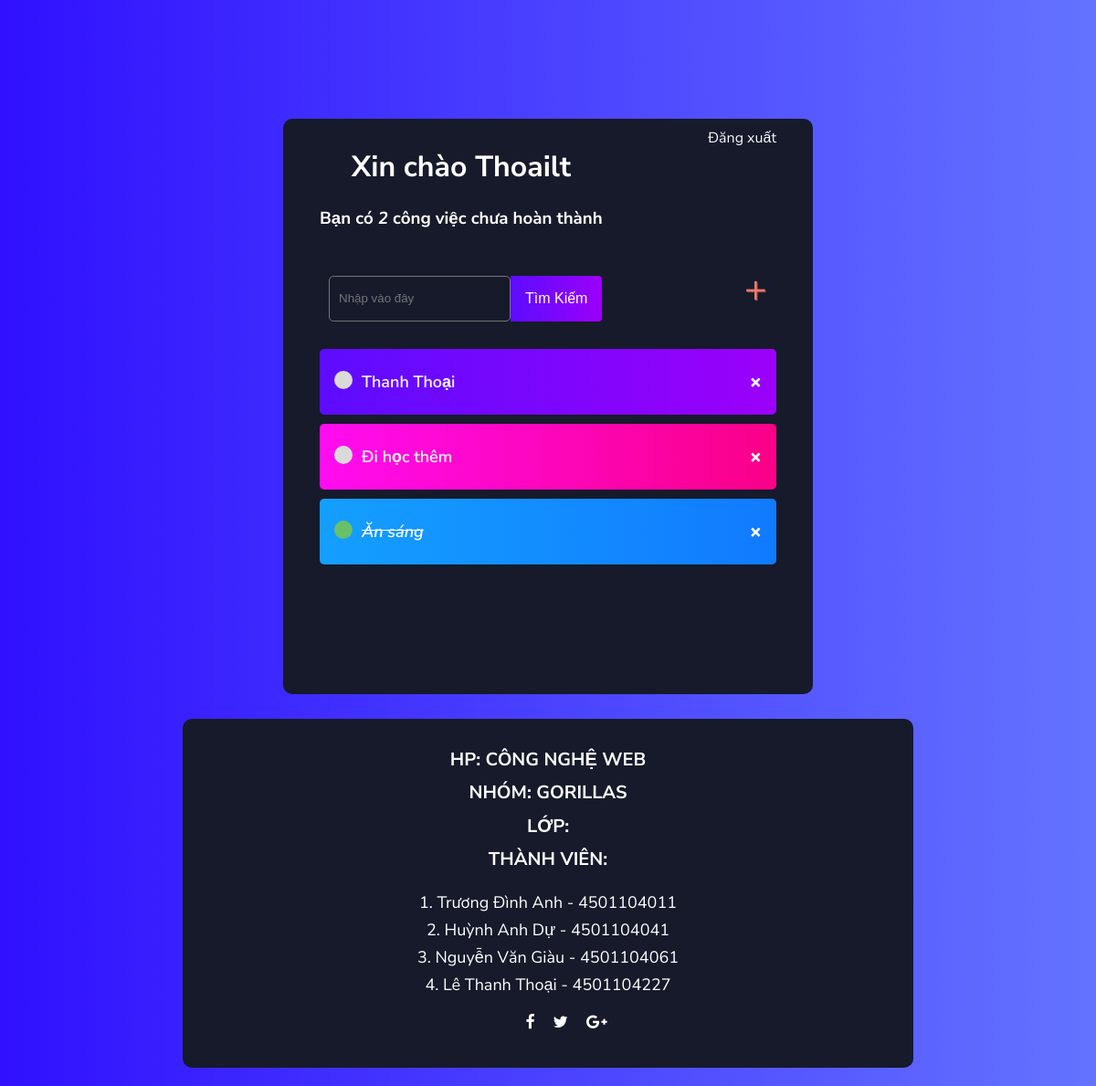
The app's page / (signed in), older data.
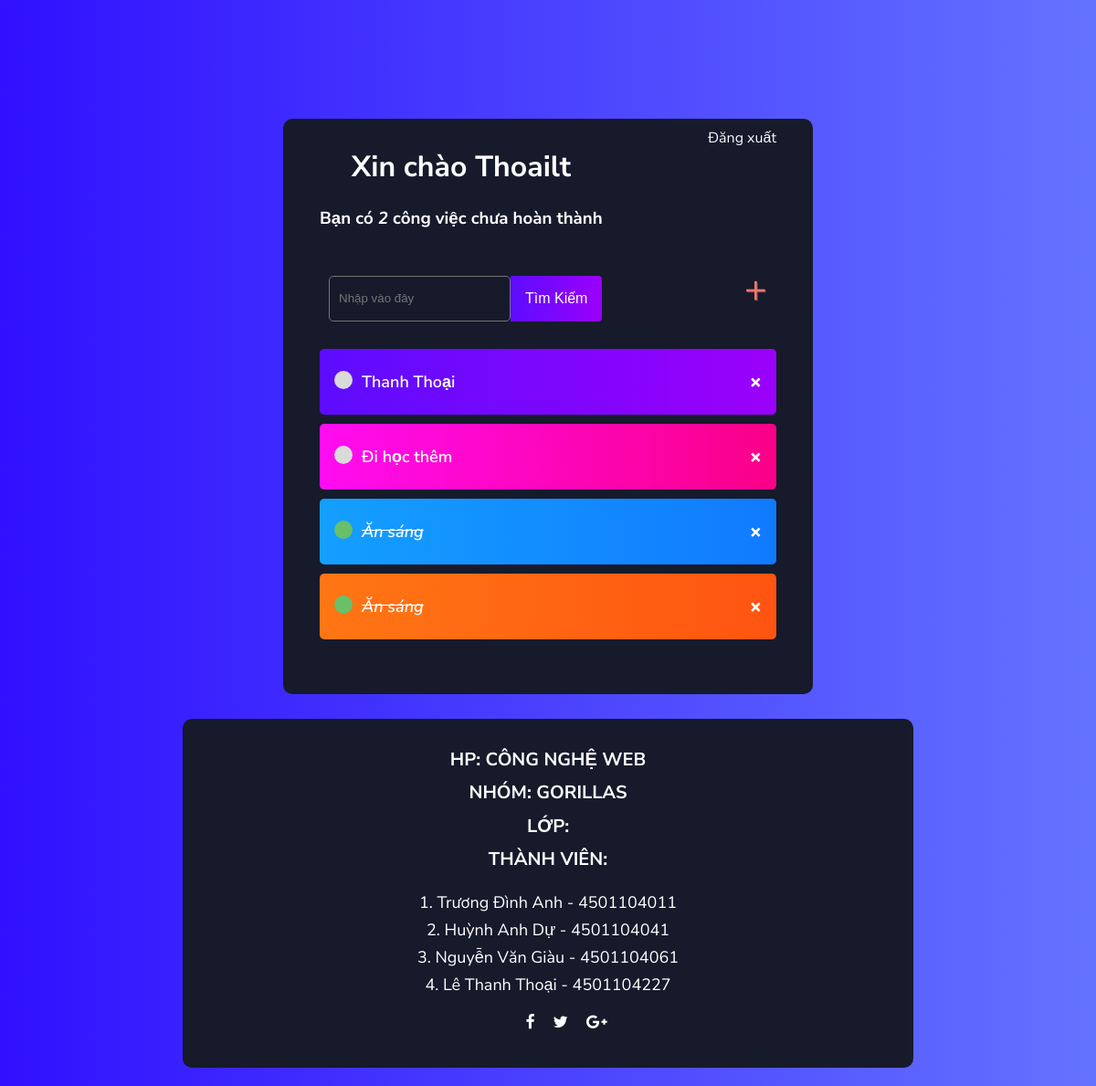
The same page, newer data.
### base/models.py (models this page shows)
class Task(models.Model):
    user = models.ForeignKey(User, on_delete=models.CASCADE, null=True, blank=True)
    title = models.CharField(max_length=200)
    description = models.TextField(null=True, blank=True)
    complete = models.BooleanField(default=False)
    created = models.DateTimeField(auto_now_add=True)
    def __str__(self):
        return self.title
    class Meta:
        ordering = ['complete']

### base/views.py (the view)
# urls.py: path('', TaskList.as_view(), name='tasks'),
class TaskList(LoginRequiredMixin, ListView):
    model = Task
    context_object_name = 'tasks'
    def get_context_data(self, **kwargs):
        context = super().get_context_data(**kwargs)
        context['tasks'] = context['tasks'].filter(user=self.request.user)
        context['count'] = context['tasks'].filter(complete=False).count()
        search_input = self.request.GET.get('search-area') or ''
        if search_input:
            context['tasks'] = context['tasks'].filter(title__startswith=search_input)
        context['search-input'] = search_input
        return context

### base/templates/base/task_list.html
{% extends 'base/main.html' %}
{% block content %}
<div class="header-bar">
    <div>
        <h1>Xin chào {{request.user|title}}</h1>
        <h3 style="margin:0">Bạn có <i>{{count}}</i> công việc chưa hoàn thành</h3>
    </div>
    {% if request.user.is_authenticated %}
    <a class = "logout" href="{% url 'logout' %}">Đăng xuất</a>
    {% else %}
    <a href="{% url 'login' %}">Đăng nhập</a>
    {% endif %}
</div>
<div id = "search-add-wrapper">
    <form action="" method="GET" style="margin-top:20px;display:flex;">
        <input class="input" type="text" name="search-area" placeholder="Nhập vào đây" value="{{search_input}}" style="color:#fff"">
        <input class="button" type="submit" value="Tìm kiếm">
    </form>
    <a id="add-link" href="{% url 'task-create' %}">&#x2b;</a>
</div>
<div class="task-item-wrapper">
    {%for task in tasks %}
        <div class="task-wrapper">
            {% if task.complete %}
                <div class="task-title">
                    <div class="task-complete-icon"></div>
                    <i><s><a href="{% url 'task-update' task.id %}">{{task}}</a></s></i>
                </div>
                <a class="delete-link" href="{% url 'task-delete' task.id %}">&#215;</a>
            {% else %}
                <div class="task-title">
                    <div class="task-incomplete-icon"></div>
                    <a href="{% url 'task-update' task.id %}">{{task}}</a>
                </div>
                <a class="delete-link" href="{% url 'task-delete' task.id %}">&#215;</a>
            {% endif %}
        </div>
    {% empty %}
        <h3 style="color: #fff;">Không có việc nào</h3>
    {% endfor %}
</div>
{% endblock content %}

Row changes from the older to the newer data that the page shows:
added Task: title "Ăn sáng"
